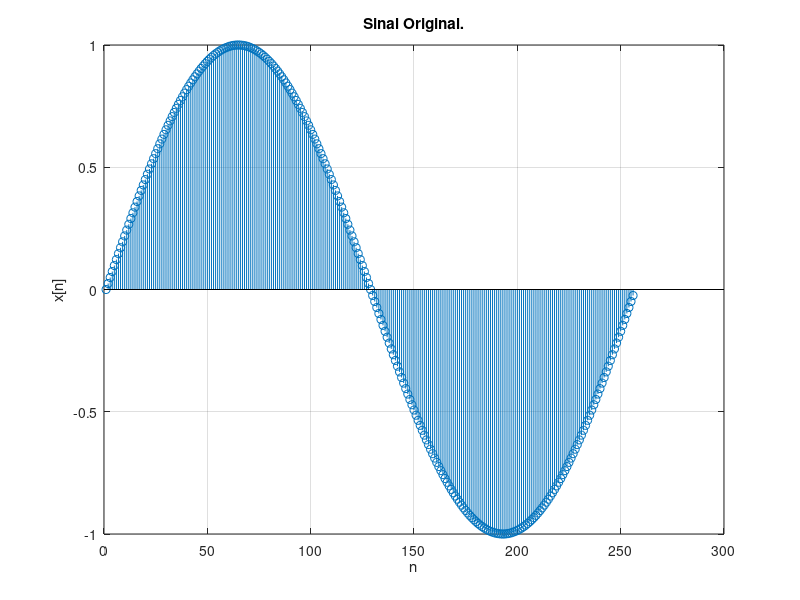

Recreate this plot in MATLAB. (Note: this script raises an error after producing the figure.)
clear all ; close all; clc;
%program to apply the DWT daubechies 4 to a sinusoidal signal.
f=60; %frequency of the sine wave;
NsC= 256; %number of samples per cycle;
NoC=1; %number of cycles;
Fs = f * NsC; %sample rate;
Ts=1/Fs; 
t=0:Ts:(NoC/f)-Ts; %creating the time axis;
x=sin(2*pi*f*t)'; %creating the signal;
figure;
stem(x); %plotting the samples; 
xlabel('n')
ylabel('{x[n]}')
title('Sinal Original.')
grid on;
dwtmode('per'); warning off all; %changing to periodized extension;
levels = log2(NsC*NoC); %calculating the decomposition level;
[C,L] = wavedec(x, levels ,'db4'); %performing the wavelet transform;  
figure;
n = 0 : length(C) - 1; %starting from zero; 
stem(n, C, '.');
xlabel('n')
ylabel('{x[n]}')
title('Transformada de wavelet Daubechies-4 do sinal original')
grid on;

X = waverec(C,L,'db4'); %performing the reconstruction of the signal;
figure;
stem(X);
xlabel('n')
ylabel('{x[n]}')
title('Sinal reconstruido')
grid on;

err = x - X; % calculating the error;
figure;
plot(err);
title('Erro de reconstrucao')
grid on;

